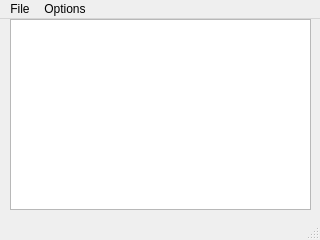
<?xml version="1.0" encoding="UTF-8"?>
<ui version="4.0">
 <class>MainWindow</class>
 <widget class="QMainWindow" name="MainWindow">
  <property name="geometry">
   <rect>
    <x>0</x>
    <y>0</y>
    <width>320</width>
    <height>240</height>
   </rect>
  </property>
  <property name="windowTitle">
   <string>MainWindow</string>
  </property>
  <widget class="QWidget" name="centralwidget">
   <widget class="QPlainTextEdit" name="TextEdit">
    <property name="geometry">
     <rect>
      <x>10</x>
      <y>0</y>
      <width>301</width>
      <height>191</height>
     </rect>
    </property>
   </widget>
  </widget>
  <widget class="QMenuBar" name="menubar">
   <property name="geometry">
    <rect>
     <x>0</x>
     <y>0</y>
     <width>320</width>
     <height>21</height>
    </rect>
   </property>
   <widget class="QMenu" name="menuFile">
    <property name="title">
     <string>File</string>
    </property>
    <addaction name="actionOpen"/>
    <addaction name="actionSave"/>
    <addaction name="separator"/>
    <addaction name="actionExit"/>
   </widget>
   <widget class="QMenu" name="menuOptions">
    <property name="title">
     <string>Options</string>
    </property>
    <addaction name="actionFont"/>
    <addaction name="Open_test"/>
   </widget>
   <addaction name="menuFile"/>
   <addaction name="menuOptions"/>
  </widget>
  <widget class="QStatusBar" name="statusbar"/>
  <action name="actionSave">
   <property name="text">
    <string>Save</string>
   </property>
  </action>
  <action name="actionExit">
   <property name="text">
    <string>Exit</string>
   </property>
  </action>
  <action name="actionFont">
   <property name="text">
    <string>Font...</string>
   </property>
  </action>
  <action name="actionOpen">
   <property name="text">
    <string>Open</string>
   </property>
  </action>
  <action name="Open_test">
   <property name="text">
    <string>Open test</string>
   </property>
  </action>
 </widget>
 <resources/>
 <connections/>
</ui>
